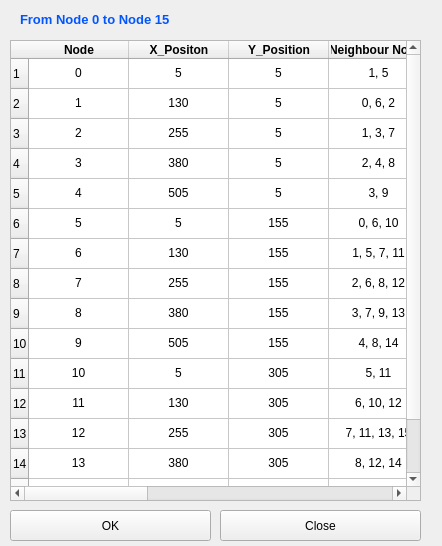
<?xml version="1.0" encoding="UTF-8"?>
<ui version="4.0">
 <class>nodes_info</class>
 <widget class="QWidget" name="nodes_info">
  <property name="geometry">
   <rect>
    <x>0</x>
    <y>0</y>
    <width>442</width>
    <height>546</height>
   </rect>
  </property>
  <property name="windowTitle">
   <string>Form</string>
  </property>
  <widget class="QTableWidget" name="nodes_tableWidget">
   <property name="geometry">
    <rect>
     <x>10</x>
     <y>40</y>
     <width>411</width>
     <height>461</height>
    </rect>
   </property>
   <property name="alternatingRowColors">
    <bool>false</bool>
   </property>
   <property name="rowCount">
    <number>16</number>
   </property>
   <property name="columnCount">
    <number>9</number>
   </property>
   <row/>
   <row/>
   <row/>
   <row/>
   <row/>
   <row/>
   <row/>
   <row/>
   <row/>
   <row/>
   <row/>
   <row/>
   <row/>
   <row/>
   <row/>
   <row/>
   <column>
    <property name="text">
     <string>Node</string>
    </property>
    <property name="font">
     <font>
      <bold>true</bold>
     </font>
    </property>
   </column>
   <column>
    <property name="text">
     <string>X_Positon</string>
    </property>
    <property name="font">
     <font>
      <bold>true</bold>
     </font>
    </property>
   </column>
   <column>
    <property name="text">
     <string>Y_Position</string>
    </property>
    <property name="font">
     <font>
      <bold>true</bold>
     </font>
    </property>
   </column>
   <column>
    <property name="text">
     <string>Neighbour Nodes</string>
    </property>
    <property name="font">
     <font>
      <bold>true</bold>
     </font>
    </property>
   </column>
   <column>
    <property name="text">
     <string>New Column</string>
    </property>
    <property name="font">
     <font>
      <bold>true</bold>
     </font>
    </property>
   </column>
   <column/>
   <column/>
   <column/>
   <column/>
   <item row="0" column="0">
    <property name="text">
     <string>0</string>
    </property>
    <property name="textAlignment">
     <set>AlignCenter</set>
    </property>
   </item>
   <item row="0" column="1">
    <property name="text">
     <string>5</string>
    </property>
    <property name="textAlignment">
     <set>AlignCenter</set>
    </property>
   </item>
   <item row="0" column="2">
    <property name="text">
     <string>5</string>
    </property>
    <property name="textAlignment">
     <set>AlignCenter</set>
    </property>
   </item>
   <item row="0" column="3">
    <property name="text">
     <string>1, 5</string>
    </property>
    <property name="textAlignment">
     <set>AlignCenter</set>
    </property>
   </item>
   <item row="1" column="0">
    <property name="text">
     <string>1</string>
    </property>
    <property name="textAlignment">
     <set>AlignCenter</set>
    </property>
   </item>
   <item row="1" column="1">
    <property name="text">
     <string>130</string>
    </property>
    <property name="textAlignment">
     <set>AlignCenter</set>
    </property>
   </item>
   <item row="1" column="2">
    <property name="text">
     <string>5</string>
    </property>
    <property name="textAlignment">
     <set>AlignCenter</set>
    </property>
   </item>
   <item row="1" column="3">
    <property name="text">
     <string>0, 6, 2</string>
    </property>
    <property name="textAlignment">
     <set>AlignCenter</set>
    </property>
   </item>
   <item row="2" column="0">
    <property name="text">
     <string>2</string>
    </property>
    <property name="textAlignment">
     <set>AlignCenter</set>
    </property>
   </item>
   <item row="2" column="1">
    <property name="text">
     <string>255</string>
    </property>
    <property name="textAlignment">
     <set>AlignCenter</set>
    </property>
   </item>
   <item row="2" column="2">
    <property name="text">
     <string>5</string>
    </property>
    <property name="textAlignment">
     <set>AlignCenter</set>
    </property>
   </item>
   <item row="2" column="3">
    <property name="text">
     <string>1, 3, 7</string>
    </property>
    <property name="textAlignment">
     <set>AlignCenter</set>
    </property>
   </item>
   <item row="3" column="0">
    <property name="text">
     <string>3</string>
    </property>
    <property name="textAlignment">
     <set>AlignCenter</set>
    </property>
   </item>
   <item row="3" column="1">
    <property name="text">
     <string>380</string>
    </property>
    <property name="textAlignment">
     <set>AlignCenter</set>
    </property>
   </item>
   <item row="3" column="2">
    <property name="text">
     <string>5</string>
    </property>
    <property name="textAlignment">
     <set>AlignCenter</set>
    </property>
   </item>
   <item row="3" column="3">
    <property name="text">
     <string>2, 4, 8</string>
    </property>
    <property name="textAlignment">
     <set>AlignCenter</set>
    </property>
   </item>
   <item row="4" column="0">
    <property name="text">
     <string>4</string>
    </property>
    <property name="textAlignment">
     <set>AlignCenter</set>
    </property>
   </item>
   <item row="4" column="1">
    <property name="text">
     <string>505</string>
    </property>
    <property name="textAlignment">
     <set>AlignCenter</set>
    </property>
   </item>
   <item row="4" column="2">
    <property name="text">
     <string>5</string>
    </property>
    <property name="textAlignment">
     <set>AlignCenter</set>
    </property>
   </item>
   <item row="4" column="3">
    <property name="text">
     <string>3, 9</string>
    </property>
    <property name="textAlignment">
     <set>AlignCenter</set>
    </property>
   </item>
   <item row="5" column="0">
    <property name="text">
     <string>5</string>
    </property>
    <property name="textAlignment">
     <set>AlignCenter</set>
    </property>
   </item>
   <item row="5" column="1">
    <property name="text">
     <string>5</string>
    </property>
    <property name="textAlignment">
     <set>AlignCenter</set>
    </property>
   </item>
   <item row="5" column="2">
    <property name="text">
     <string>155</string>
    </property>
    <property name="textAlignment">
     <set>AlignCenter</set>
    </property>
   </item>
   <item row="5" column="3">
    <property name="text">
     <string>0, 6, 10</string>
    </property>
    <property name="textAlignment">
     <set>AlignCenter</set>
    </property>
   </item>
   <item row="6" column="0">
    <property name="text">
     <string>6</string>
    </property>
    <property name="textAlignment">
     <set>AlignCenter</set>
    </property>
   </item>
   <item row="6" column="1">
    <property name="text">
     <string>130</string>
    </property>
    <property name="textAlignment">
     <set>AlignCenter</set>
    </property>
   </item>
   <item row="6" column="2">
    <property name="text">
     <string>155</string>
    </property>
    <property name="textAlignment">
     <set>AlignCenter</set>
    </property>
   </item>
   <item row="6" column="3">
    <property name="text">
     <string>1, 5, 7, 11</string>
    </property>
    <property name="textAlignment">
     <set>AlignCenter</set>
    </property>
   </item>
   <item row="7" column="0">
    <property name="text">
     <string>7</string>
    </property>
    <property name="textAlignment">
     <set>AlignCenter</set>
    </property>
   </item>
   <item row="7" column="1">
    <property name="text">
     <string>255</string>
    </property>
    <property name="textAlignment">
     <set>AlignCenter</set>
    </property>
   </item>
   <item row="7" column="2">
    <property name="text">
     <string>155</string>
    </property>
    <property name="textAlignment">
     <set>AlignCenter</set>
    </property>
   </item>
   <item row="7" column="3">
    <property name="text">
     <string>2, 6, 8, 12</string>
    </property>
    <property name="textAlignment">
     <set>AlignCenter</set>
    </property>
   </item>
   <item row="8" column="0">
    <property name="text">
     <string>8</string>
    </property>
    <property name="textAlignment">
     <set>AlignCenter</set>
    </property>
   </item>
   <item row="8" column="1">
    <property name="text">
     <string>380</string>
    </property>
    <property name="textAlignment">
     <set>AlignCenter</set>
    </property>
   </item>
   <item row="8" column="2">
    <property name="text">
     <string>155</string>
    </property>
    <property name="textAlignment">
     <set>AlignCenter</set>
    </property>
   </item>
   <item row="8" column="3">
    <property name="text">
     <string>3, 7, 9, 13</string>
    </property>
    <property name="textAlignment">
     <set>AlignCenter</set>
    </property>
   </item>
   <item row="9" column="0">
    <property name="text">
     <string>9</string>
    </property>
    <property name="textAlignment">
     <set>AlignCenter</set>
    </property>
   </item>
   <item row="9" column="1">
    <property name="text">
     <string>505</string>
    </property>
    <property name="textAlignment">
     <set>AlignCenter</set>
    </property>
   </item>
   <item row="9" column="2">
    <property name="text">
     <string>155</string>
    </property>
    <property name="textAlignment">
     <set>AlignCenter</set>
    </property>
   </item>
   <item row="9" column="3">
    <property name="text">
     <string>4, 8, 14</string>
    </property>
    <property name="textAlignment">
     <set>AlignCenter</set>
    </property>
   </item>
   <item row="10" column="0">
    <property name="text">
     <string>10</string>
    </property>
    <property name="textAlignment">
     <set>AlignCenter</set>
    </property>
   </item>
   <item row="10" column="1">
    <property name="text">
     <string>5</string>
    </property>
    <property name="textAlignment">
     <set>AlignCenter</set>
    </property>
   </item>
   <item row="10" column="2">
    <property name="text">
     <string>305</string>
    </property>
    <property name="textAlignment">
     <set>AlignCenter</set>
    </property>
   </item>
   <item row="10" column="3">
    <property name="text">
     <string>5, 11</string>
    </property>
    <property name="textAlignment">
     <set>AlignCenter</set>
    </property>
   </item>
   <item row="11" column="0">
    <property name="text">
     <string>11</string>
    </property>
    <property name="textAlignment">
     <set>AlignCenter</set>
    </property>
   </item>
   <item row="11" column="1">
    <property name="text">
     <string>130</string>
    </property>
    <property name="textAlignment">
     <set>AlignCenter</set>
    </property>
   </item>
   <item row="11" column="2">
    <property name="text">
     <string>305</string>
    </property>
    <property name="textAlignment">
     <set>AlignCenter</set>
    </property>
   </item>
   <item row="11" column="3">
    <property name="text">
     <string>6, 10, 12</string>
    </property>
    <property name="textAlignment">
     <set>AlignCenter</set>
    </property>
   </item>
   <item row="12" column="0">
    <property name="text">
     <string>12</string>
    </property>
    <property name="textAlignment">
     <set>AlignCenter</set>
    </property>
   </item>
   <item row="12" column="1">
    <property name="text">
     <string>255</string>
    </property>
    <property name="textAlignment">
     <set>AlignCenter</set>
    </property>
   </item>
   <item row="12" column="2">
    <property name="text">
     <string>305</string>
    </property>
    <property name="textAlignment">
     <set>AlignCenter</set>
    </property>
   </item>
   <item row="12" column="3">
    <property name="text">
     <string>7, 11, 13, 15</string>
    </property>
    <property name="textAlignment">
     <set>AlignCenter</set>
    </property>
   </item>
   <item row="13" column="0">
    <property name="text">
     <string>13</string>
    </property>
    <property name="textAlignment">
     <set>AlignCenter</set>
    </property>
   </item>
   <item row="13" column="1">
    <property name="text">
     <string>380</string>
    </property>
    <property name="textAlignment">
     <set>AlignCenter</set>
    </property>
   </item>
   <item row="13" column="2">
    <property name="text">
     <string>305</string>
    </property>
    <property name="textAlignment">
     <set>AlignCenter</set>
    </property>
   </item>
   <item row="13" column="3">
    <property name="text">
     <string>8, 12, 14</string>
    </property>
    <property name="textAlignment">
     <set>AlignCenter</set>
    </property>
   </item>
   <item row="14" column="0">
    <property name="text">
     <string>14</string>
    </property>
    <property name="textAlignment">
     <set>AlignCenter</set>
    </property>
   </item>
   <item row="14" column="1">
    <property name="text">
     <string>505</string>
    </property>
    <property name="textAlignment">
     <set>AlignCenter</set>
    </property>
   </item>
   <item row="14" column="2">
    <property name="text">
     <string>305</string>
    </property>
    <property name="textAlignment">
     <set>AlignCenter</set>
    </property>
   </item>
   <item row="14" column="3">
    <property name="text">
     <string>9 , 13</string>
    </property>
    <property name="textAlignment">
     <set>AlignCenter</set>
    </property>
   </item>
   <item row="15" column="0">
    <property name="text">
     <string>15</string>
    </property>
    <property name="textAlignment">
     <set>AlignCenter</set>
    </property>
   </item>
   <item row="15" column="1">
    <property name="text">
     <string>255</string>
    </property>
    <property name="textAlignment">
     <set>AlignCenter</set>
    </property>
   </item>
   <item row="15" column="2">
    <property name="text">
     <string>380</string>
    </property>
    <property name="textAlignment">
     <set>AlignCenter</set>
    </property>
   </item>
   <item row="15" column="3">
    <property name="text">
     <string>12</string>
    </property>
    <property name="textAlignment">
     <set>AlignCenter</set>
    </property>
   </item>
  </widget>
  <widget class="QLabel" name="label_2">
   <property name="geometry">
    <rect>
     <x>20</x>
     <y>10</y>
     <width>171</width>
     <height>20</height>
    </rect>
   </property>
   <property name="font">
    <font>
     <pointsize>12</pointsize>
    </font>
   </property>
   <property name="text">
    <string>&lt;html&gt;&lt;head/&gt;&lt;body&gt;&lt;p&gt;&lt;span style=&quot; font-size:10pt; font-weight:700; color:#0055ff;&quot;&gt;From Node 0 to Node 15&lt;/span&gt;&lt;/p&gt;&lt;/body&gt;&lt;/html&gt;</string>
   </property>
  </widget>
  <widget class="QPushButton" name="pushButton">
   <property name="geometry">
    <rect>
     <x>10</x>
     <y>510</y>
     <width>201</width>
     <height>31</height>
    </rect>
   </property>
   <property name="text">
    <string>OK</string>
   </property>
   <property name="icon">
    <iconset>
     <normaloff>icon_image/ok.png</normaloff>icon_image/ok.png</iconset>
   </property>
   <property name="iconSize">
    <size>
     <width>20</width>
     <height>20</height>
    </size>
   </property>
  </widget>
  <widget class="QPushButton" name="pushButton_2">
   <property name="geometry">
    <rect>
     <x>220</x>
     <y>510</y>
     <width>201</width>
     <height>31</height>
    </rect>
   </property>
   <property name="text">
    <string>Close</string>
   </property>
   <property name="icon">
    <iconset>
     <normaloff>icon_image/close.png</normaloff>icon_image/close.png</iconset>
   </property>
   <property name="iconSize">
    <size>
     <width>20</width>
     <height>20</height>
    </size>
   </property>
  </widget>
 </widget>
 <resources/>
 <connections/>
</ui>
